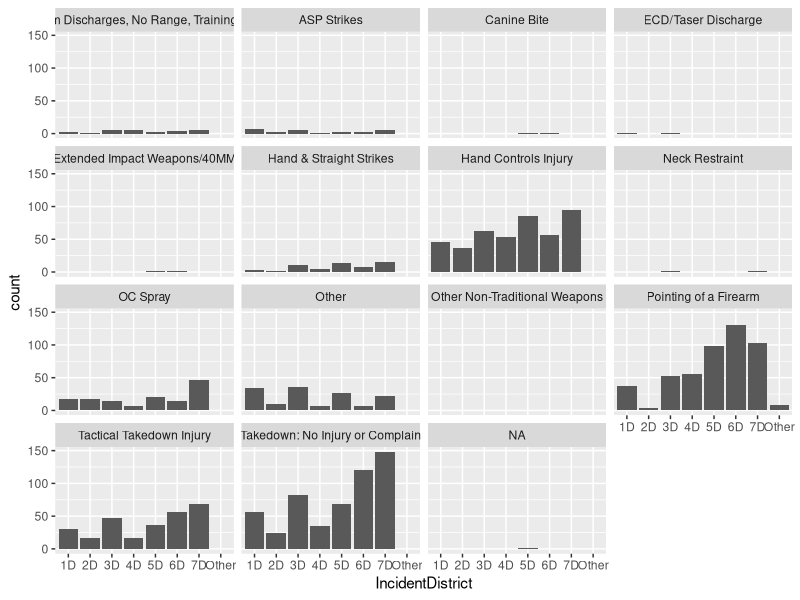
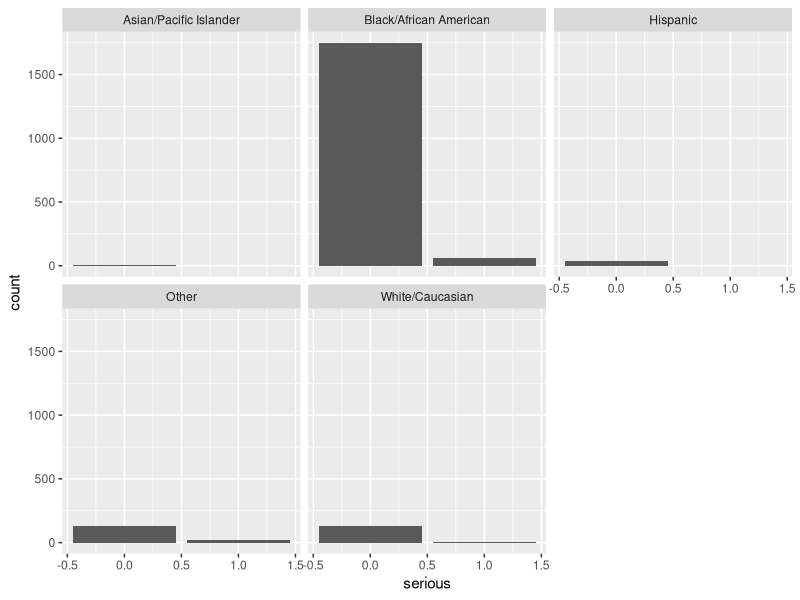
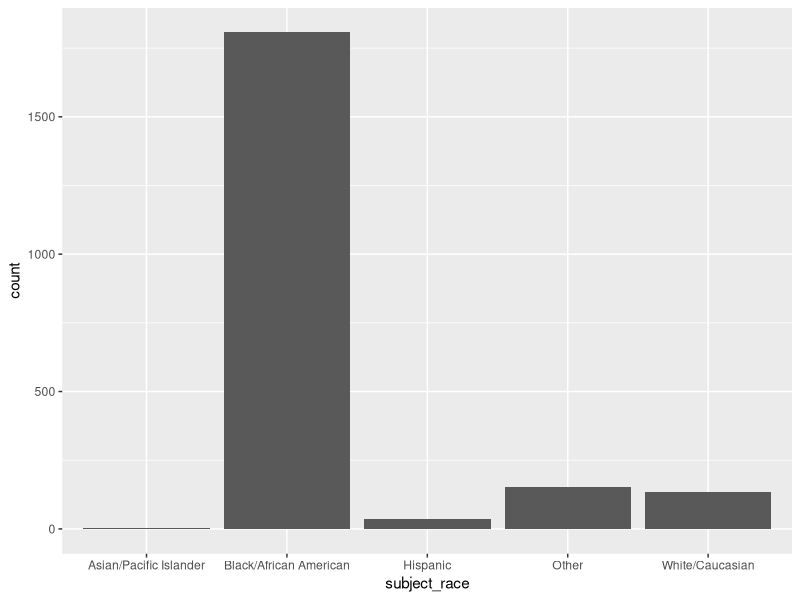
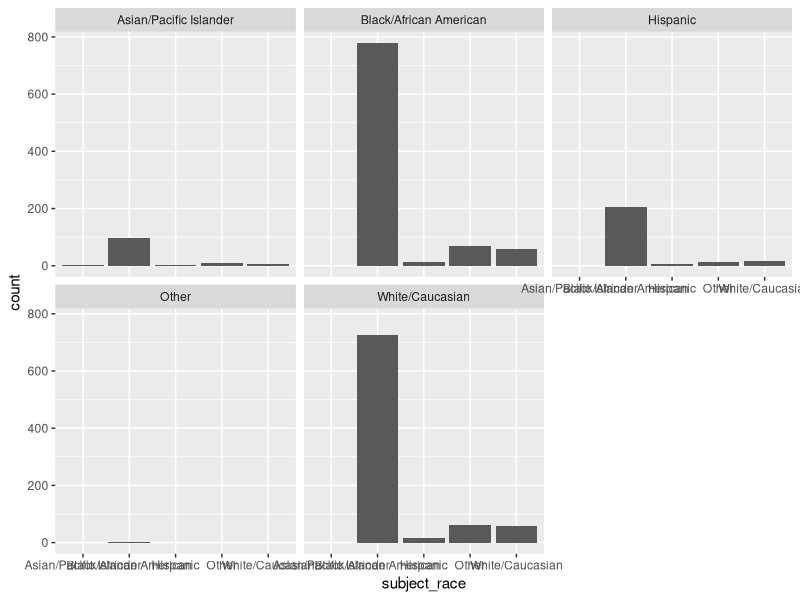
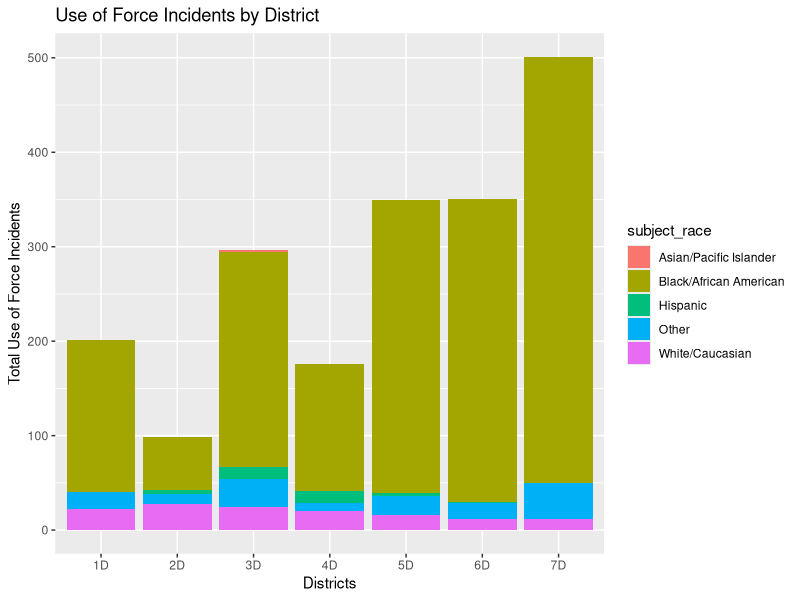
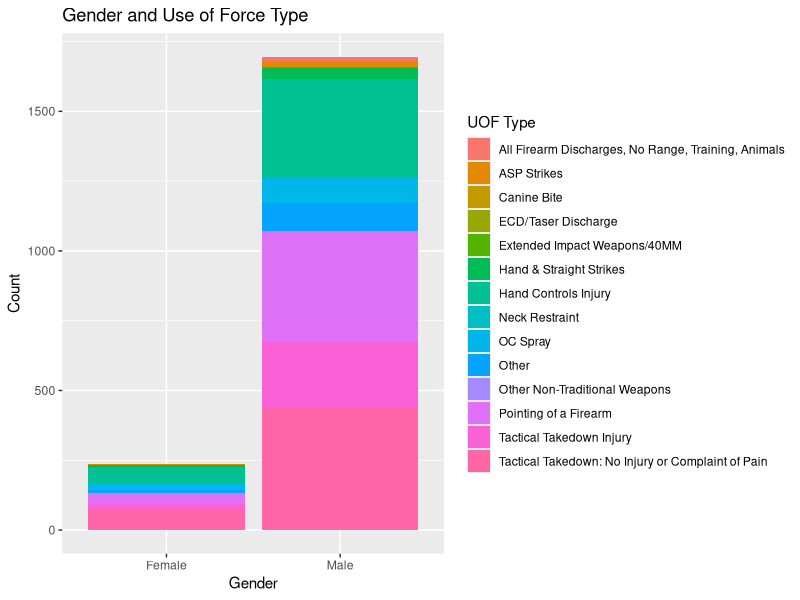
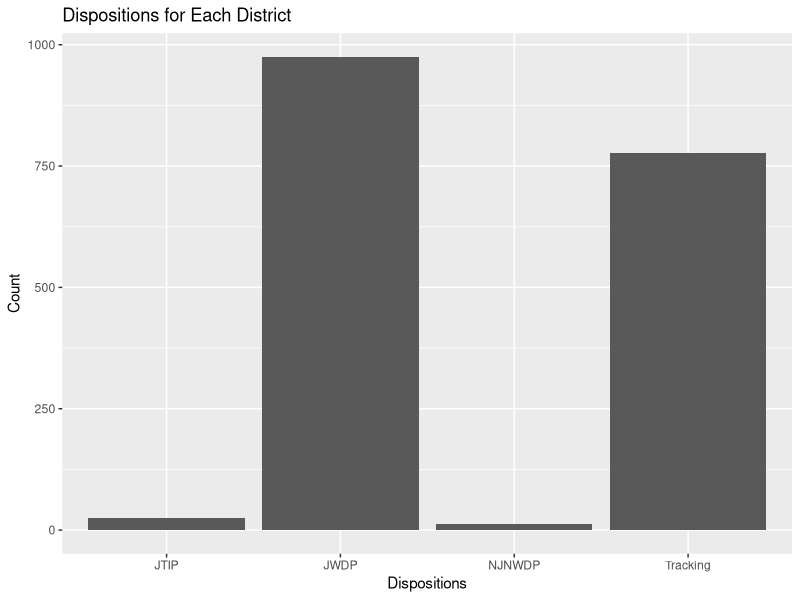
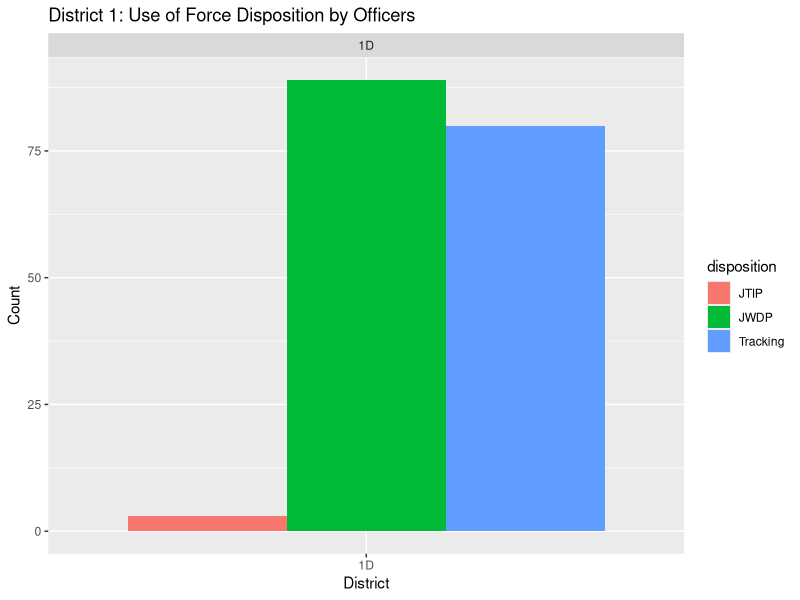

These charts were generated, in order, by the following R code:
## ---- chunk 1
library(conflicted)
library(dplyr)
dplyr::filter
conflicts_prefer(dplyr::filter)
## ---- chunk 2
library(conflicted)
library(dplyr)
library(tidyverse)
library(ggthemes)
library(ggplot2)
library(tibble)
# https://mpdc.dc.gov/node/1635896
df <- read.csv("UoF_mpd_2021_public.csv")
#df
## ---- chunk 3
mpd_dat <- read.csv('UoF_mpd_2021_public.csv')
#head(mpd_dat)
#View(mpd_dat)

ggplot(data = mpd_dat, mapping = aes(x = IncidentDistrict)) + 
  geom_bar() +
    facet_wrap(~uof_type)
## ---- chunk 4
ggplot(data = mpd_dat, mapping = aes(x = serious)) + 
  geom_bar() +
    facet_wrap(~subject_race)
## ---- chunk 5
ggplot(data = mpd_dat, mapping = aes(x = subject_race)) + 
  geom_bar()
## ---- chunk 6
ggplot(data = mpd_dat, mapping = aes(x = subject_race)) + 
  geom_bar() +
    facet_wrap(~OfficerRace)
## ---- chunk 7
force_by_district_race <- mpd_dat %>%
  group_by(OfficerAssignment, subject_race) %>%
  summarize(Total_Use_of_Force = n()) #total num of cases of use of force
## ---- chunk 8
ggplot(subset(force_by_district_race, OfficerAssignment %in% c("1D", "2D", "3D", "4D", "5D", "6D", "7D")), 
       aes(x = OfficerAssignment, y = Total_Use_of_Force, fill = subject_race)) +
  geom_bar(stat = "identity") +
  labs(title = "Use of Force Incidents by District") +
  xlab("Districts") +
  ylab("Total Use of Force Incidents")
## ---- chunk 9
#what dispositions are we most interested in knowing more about?
## ---- chunk 10
#graph for gender and uof type 
mpd_dat <- mpd_dat[complete.cases(mpd_dat), ] #removed nulls

ggplot(mpd_dat, aes(x = subject_gender, fill = uof_type)) +
  geom_bar() +
  labs(title = "Gender and Use of Force Type",
       x = "Gender",
       y = "Count") +
  scale_fill_discrete(name = "UOF Type")

## ---- chunk 11
unique(mpd_dat$disposition)
#rename 
#Justified - tactical improvement opp -> jtip 
#Justified - within department policy -> jwdp
#not justified - not within departmental policy -> njnwdp

mpd_dat$disposition <- recode(mpd_dat$disposition,
  "Justified - Tactical Improvement Opportunity" = "JTIP",
  "Tracking Only" = "Tracking",
  "Justified - Within Department Policy" = "JWDP",
  "Not Justified - Not Within Departmental Policy" = "NJNWDP",
  "NA" = "Unknown"
)
## ---- chunk 12
unique(mpd_dat$disposition)
## ---- chunk 13
unique(mpd_dat$uof_type)
## ---- chunk 14
unique(mpd_dat$OfficerAssignment)
## ---- chunk 15
districts <- c("1D", "2D", "3D", "4D", "5D", "6D", "7D")
mpd_dat_filtered <- mpd_dat[mpd_dat$OfficerAssignment %in% districts, ]


ggplot(mpd_dat_filtered, aes(x = disposition)) +
  geom_bar() +
  labs(title = "Dispositions for Each District",
       x = "Dispositions",
       y = "Count")
## ---- chunk 16
#df with officer assignment, disposition, officer race
officer_by_district <- mpd_dat %>%
  group_by(OfficerAssignment, disposition, OfficerRace)
## ---- chunk 17
summary_data <- officer_by_district %>%
  filter(OfficerAssignment %in% c("1D")) %>%
  group_by(OfficerAssignment, disposition) %>%
  summarise(count = n())

ggplot(summary_data, aes(x = OfficerAssignment, fill = disposition, y = count)) +
  geom_bar(stat = "identity", position = "dodge") +
  labs(title = "District 1: Use of Force Disposition by Officers",
       x = "District",
       y = "Count") +
  facet_wrap(~OfficerAssignment, ncol = 2)

## ---- chunk 18
summary_data <- officer_by_district %>%
  filter(OfficerAssignment %in% c("7D")) %>%
  group_by(OfficerAssignment, disposition) %>%
  summarise(count = n())

ggplot(summary_data, aes(x = OfficerAssignment, fill = disposition, y = count)) +
  geom_bar(stat = "identity", position = "dodge") +
  labs(title = "District 7: Use of Force Disposition by Officers",
       x = "District",
       y = "Count") +
  facet_wrap(~OfficerAssignment, ncol = 2)
## ---- chunk 19

districts <- c("1D", "2D", "3D", "4D", "5D", "6D", "7D")
mpd_dat_filtered <- mpd_dat[mpd_dat$OfficerAssignment %in% districts, ]

uof_counts <- mpd_dat_filtered %>%
  group_by(OfficerAssignment) %>%
  summarise(Count = n())

ggplot(uof_counts, aes(x = OfficerAssignment, y = Count)) +
  geom_bar(stat = "identity") +
  labs(title = "Use of Force by District",
       x = "District",
       y = "Count")
## ---- chunk 20
summary_data <- officer_by_district %>%
  filter(OfficerAssignment %in% c("1D", "2D", "3D", "4D", "5D", "6D", "7D")) %>%
  group_by(OfficerAssignment, disposition) %>%
  summarise(count = n())


ggplot(summary_data, aes(x = OfficerAssignment, fill = disposition, y = count)) +
  geom_bar(stat = "identity", position = "dodge") +
  labs(title = "Use of Force Disposition by Officers District",
       x = "Districts",
       y = "Disposition") +
  facet_wrap(~OfficerAssignment, ncol = 2)
